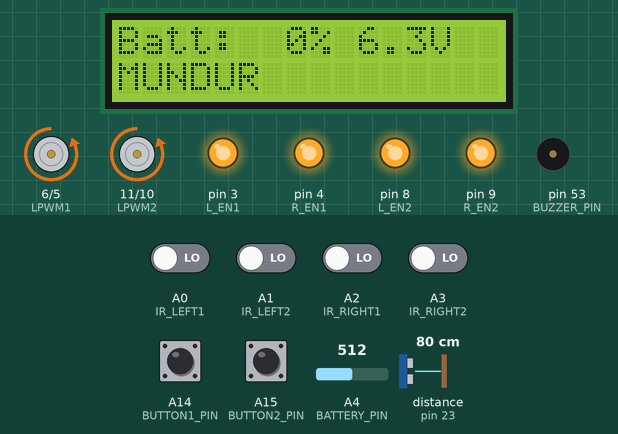
Bench run of a sketch on a simulated Arduino Mega 2560, built with avr-gcc and run on an emulated ATmega2560. Shown: 16×2 character LCD, motor-driver pin pairs drawn as motors (green arrow = first pin HIGH = forward, orange = second pin HIGH = backward, longer = more drive), output pins drawn as LEDs (lit = HIGH), buzzer (waves = sounding, pin HIGH). Wiring (inferred from the names in the program): ultrasonic range finder: trigger pin 22; echo pin 23. Inputs (shaded band) come from the test bench; at power-on: A14 (BUTTON1_PIN), A15 (BUTTON2_PIN) HIGH, A0 (IR_LEFT1), A1 (IR_LEFT2), A2 (IR_RIGHT1), A3 (IR_RIGHT2) LOW, distance to the obstacle (sensor on pin 23) 80 cm, A4 (BATTERY_PIN) = 512. The echo pulse lasts 58.3 µs per cm; pins used as bus, display or sensor lines are not drawn; what the sketch prints to the serial monitor is not drawn.

Above: at 1.2 s.
1.3 s: A0 (IR_LEFT1) driven HIGH
At 1.65 s:
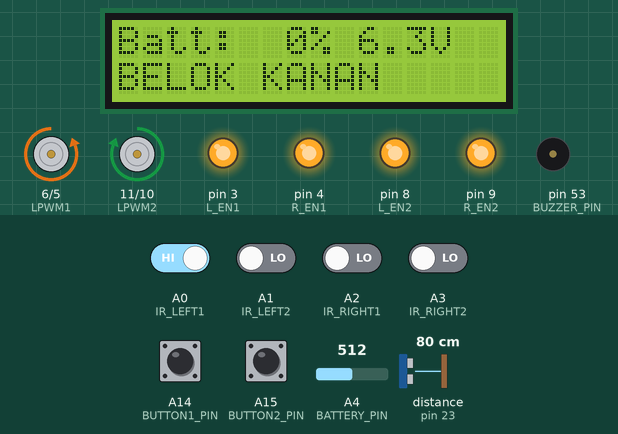
3.8 s: distance to the obstacle (sensor on pin 23) set to 23 cm
5.3 s: distance to the obstacle (sensor on pin 23) set to 19 cm
At 7.1 s:
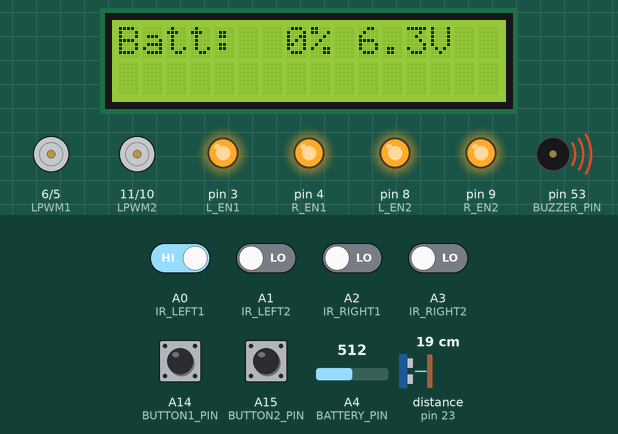
7.4 s: A4 (BATTERY_PIN) set to 716
At 8.0 s:
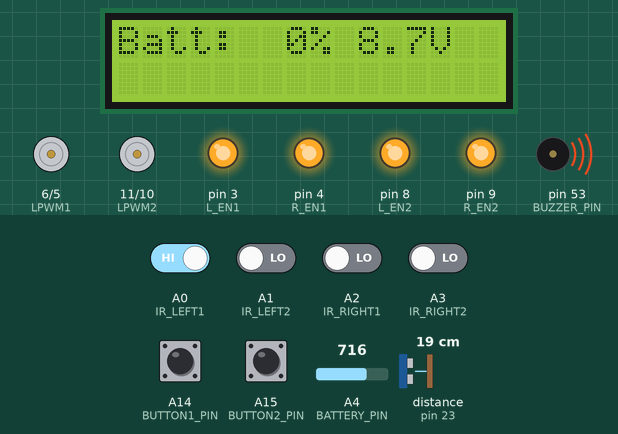
9.0 s: A4 (BATTERY_PIN) set to 900
At 10.2 s:
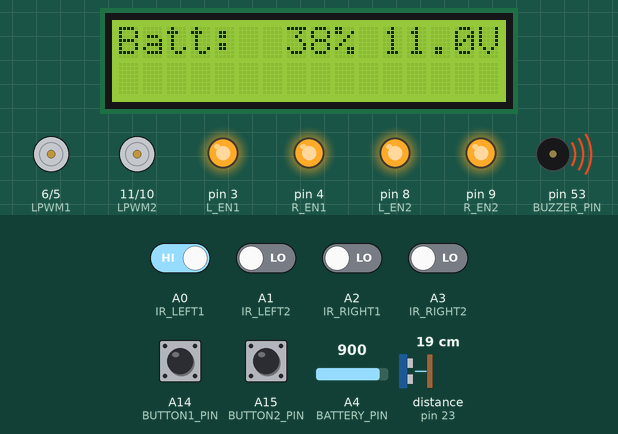
10.7 s: distance to the obstacle (sensor on pin 23) set to 250 cm
At 11.15 s:
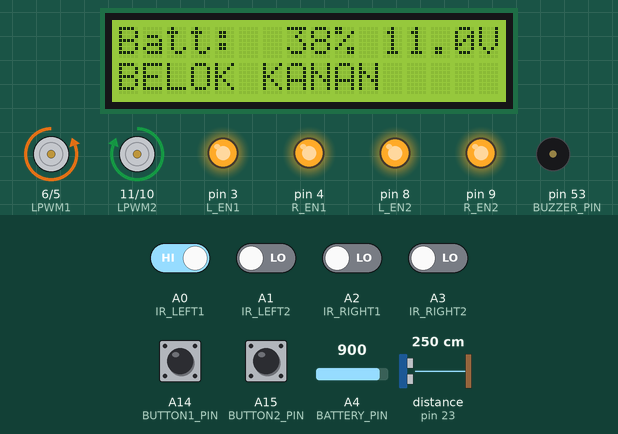
Timing chart, 0 to 13.4 s (numbered marks = the images above; inputs shaded):
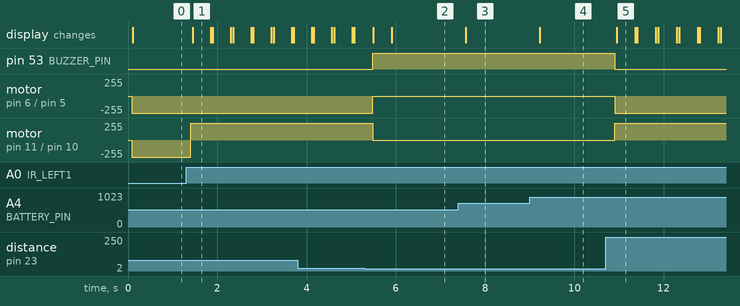

The sketch:

Line_Follower_Robot.ino
```cpp
#include <LiquidCrystal.h>

// Pin definitions for IR sensors
const int IR_LEFT1 = A0;
const int IR_LEFT2 = A1;
const int IR_RIGHT1 = A2;
const int IR_RIGHT2 = A3;

// Pin definitions for motor drivers
const int RPWM1 = 5;
const int LPWM1 = 6;
const int RPWM2 = 10;
const int LPWM2 = 11;

const int L_EN1 = 3; // Enable pin for left motor driver 1
const int R_EN1 = 4; // Enable pin for right motor driver 1
const int L_EN2 = 8; // Enable pin for left motor driver 2
const int R_EN2 = 9; // Enable pin for right motor driver 2

// Pin definitions for ultrasonic sensor
const int TRIG_PIN = 22;
const int ECHO_PIN = 23;

// LCD pin definitions
const int LCD_RS = 14;
const int LCD_E = 15;
const int LCD_D4 = 16;
const int LCD_D5 = 17;
const int LCD_D6 = 18;
const int LCD_D7 = 19;

// Battery voltage pin
const int BATTERY_PIN = A4;

// Pin definition for buzzer
const int BUZZER_PIN = 53; // You can change this pin as needed

// Pin definitions for push buttons
const int BUTTON1_PIN = A14;
const int BUTTON2_PIN = A15;

// Threshold distance for obstacle detection (in centimeters)
const int DIST_THRESHOLD = 20;
const int BUZZER_DISTANCE_THRESHOLD = 20; // Distance threshold for buzzer

// Define min and max battery voltage (in volts)
const float MIN_BATTERY_VOLTAGE = 10.0;  // Example min voltage for a 12V battery
const float MAX_BATTERY_VOLTAGE = 12.6; // Example max voltage for a fully charged 12V battery

LiquidCrystal lcd(LCD_RS, LCD_E, LCD_D4, LCD_D5, LCD_D6, LCD_D7);

// Variable to track the motor state
bool isStopped = false;
bool button1Pressed = false;
bool button2Pressed = false;
int currentMode = 0; // 0: Normal, 1: Reversed


void setup() {
  // Initialize sensor pins
  pinMode(IR_LEFT1, INPUT);
  pinMode(IR_LEFT2, INPUT);
  pinMode(IR_RIGHT1, INPUT);
  pinMode(IR_RIGHT2, INPUT);

  // Initialize motor driver pins
  pinMode(RPWM1, OUTPUT);
  pinMode(LPWM1, OUTPUT);
  pinMode(RPWM2, OUTPUT);
  pinMode(LPWM2, OUTPUT);
  pinMode(L_EN1, OUTPUT);
  pinMode(R_EN1, OUTPUT);
  pinMode(L_EN2, OUTPUT);
  pinMode(R_EN2, OUTPUT);

  // Initialize ultrasonic sensor pins
  pinMode(TRIG_PIN, OUTPUT);
  pinMode(ECHO_PIN, INPUT);

  // Initialize buzzer pin
  pinMode(BUZZER_PIN, OUTPUT);

  // Initialize button pins
  pinMode(BUTTON1_PIN, INPUT_PULLUP);
  pinMode(BUTTON2_PIN, INPUT_PULLUP);

  // Enable motor drivers
  digitalWrite(L_EN1, HIGH);
  digitalWrite(R_EN1, HIGH);
  digitalWrite(L_EN2, HIGH);
  digitalWrite(R_EN2, HIGH);

  // Initialize LCD
  lcd.begin(16, 2);
  lcd.print("Batt: ");

  Serial.begin(9600);
}

void loop() {
  // Check for button presses
  if (digitalRead(BUTTON1_PIN) == HIGH && !button1Pressed) {
    button1Pressed = true;
    button2Pressed = false;
    currentMode = 0;
  } else if (digitalRead(BUTTON2_PIN) == HIGH && !button2Pressed) {
    button2Pressed = true;
    button1Pressed = false;
    currentMode = 1;
  }

  if (currentMode == 0) {
    performNormalMovement();
  } else if (currentMode == 1) {
    // Implementasi mode mundur (reversed) bisa ditambahkan di sini jika diperlukan
  }

  delay(200); // Debounce delay
}

void performNormalMovement() {
  // Read IR sensors
  int left1 = digitalRead(IR_LEFT1); // Dalam
  int left2 = digitalRead(IR_LEFT2); // Luar
  int right1 = digitalRead(IR_RIGHT1); // Dalam
  int right2 = digitalRead(IR_RIGHT2); // Luar

  // Read distance from ultrasonic sensor
  long distance = getDistance();

  // Read battery voltage and calculate percentage
  float batteryVoltage = analogRead(BATTERY_PIN) * (5.0 / 1023.0) * ((15.0 + 10.0) / 10.0); // Apply voltage divider ratio
  int batteryPercentage = map(batteryVoltage * 100, MIN_BATTERY_VOLTAGE * 100, MAX_BATTERY_VOLTAGE * 100, 0, 100);
  batteryPercentage = constrain(batteryPercentage, 0, 100);

  // Update LCD with battery percentage and voltage
  lcd.setCursor(0, 1);
  lcd.print("                "); // Clear the previous value
  lcd.setCursor(7, 0);
  lcd.print(batteryPercentage);
  lcd.print("% ");
  lcd.print(batteryVoltage, 1); // Print voltage with 1 decimal place
  lcd.print("V   ");

  // Debugging - print sensor values
  Serial.print("Left1: ");
  Serial.print(left1);
  Serial.print(" Left2: ");
  Serial.print(left2);
  Serial.print(" Right1: ");
  Serial.print(right1);
  Serial.print(" Right2: ");
  Serial.print(right2);
  Serial.print(" Distance: ");
  Serial.print(distance);
  Serial.print(" cm ");
  Serial.print(" Battery: ");
  Serial.print(batteryPercentage);
  Serial.print("% ");
  Serial.print(batteryVoltage, 1);
  Serial.println("V");

  // Activate buzzer if an object is detected within the buzzer distance threshold
  if (distance <= BUZZER_DISTANCE_THRESHOLD) {
    digitalWrite(BUZZER_PIN, HIGH);
  } else {
    digitalWrite(BUZZER_PIN, LOW);
  }

  // Stop motors if an obstacle is detected
  if (distance <= DIST_THRESHOLD) {
    if (!isStopped) {
      stopMotors();
      isStopped = true;
      lcd.setCursor(0, 1);
      lcd.print("BERHENTI        ");
    }
  } else {
    isStopped = false; // Reset the stopped state when moving
    // Line following logic
    if (left1 == HIGH && right1 == HIGH) {
      // All sensors on line, move forward
      maju();
      lcd.setCursor(0, 1);
      lcd.print("MAJU       ");
    } else if (left1 == HIGH && right1 == LOW) {
      kanan();
      lcd.setCursor(0, 1);
      lcd.print("BELOK KANAN");
    } else if (left1 == LOW && right1 == HIGH) {
      kiri();
      lcd.setCursor(0, 1);
      lcd.print("BELOK KIRI      ");
    } else if (left1 == LOW && right1 == LOW) {
      mundur();
      lcd.setCursor(0, 1);
      lcd.print("MUNDUR      ");
    } else if (left2 == HIGH && left1 == HIGH && right1 == LOW && right2 == LOW) {
      // BELOK KIRI
      kiriTajam();
      lcd.setCursor(0, 1);
      lcd.print("KIRI TAJAM  ");
    } else if (left2 == LOW && left1 == LOW && right1 == HIGH && right2 == HIGH) {
      // BELOK KANAN
      kananTajam();
      lcd.setCursor(0, 1);
      lcd.print("KANAN TAJAM    ");
    } else if (left1 == LOW && left2 == LOW && right1 == LOW && right2 == LOW) {
      // MUNDUR CEPAT
      mundurCepat();
      lcd.setCursor(0, 1);
      lcd.print("MUNDUR CEPAT    ");
    } else {
      // Default action, stop
      stopMotors();
      lcd.setCursor(0, 1);
      lcd.print("BERHENTI        ");
    }
  }
}

long getDistance() {
  // Send a 10us pulse to trigger the ultrasonic sensor
  digitalWrite(TRIG_PIN, LOW);
  delayMicroseconds(2);
  digitalWrite(TRIG_PIN, HIGH);
  delayMicroseconds(10);
  digitalWrite(TRIG_PIN, LOW);

  // Read the echo pin
  long duration = pulseIn(ECHO_PIN, HIGH);

  // Calculate the distance (in cm)
  long distance = (duration / 2) / 29.1;

  return distance;
}

void maju() {
  analogWrite(RPWM1, 0);   // maju  M1
  analogWrite(LPWM1, 255); // maju  M1
  analogWrite(RPWM2, 0);   // maju  M2
  analogWrite(LPWM2, 255); // maju  M2
  Serial.println("Motor bergerak maju");
}

void kanan() {
  analogWrite(RPWM1, 255);   // mundur  M1
  analogWrite(LPWM1, 0); // berhenti M1
  analogWrite(RPWM2, 0);   // maju  M2
  analogWrite(LPWM2, 255); // maju  M2
  Serial.println("Motor berbelok sedikit ke kanan");
}

void kiri() {
  analogWrite(RPWM1, 0);   // maju  M1
  analogWrite(LPWM1, 255); // maju  M1
  analogWrite(RPWM2, 255);   // mundur  M2
  analogWrite(LPWM2, 0); // berhenti M2
  Serial.println("Motor berbelok sedikit ke kiri");
}

void mundur() {
  analogWrite(RPWM1, 255);   // mundur  M1
  analogWrite(LPWM1, 0); // berhenti M1
  analogWrite(RPWM2, 255);   // mundur  M2
  analogWrite(LPWM2, 0); // berhenti M2
  Serial.println("Motor bergerak mundur");
}

void kananTajam() {
  analogWrite(RPWM1, 255);   // mundur  M1
  analogWrite(LPWM1, 0); // berhenti M1
  analogWrite(RPWM2, 0);   // maju  M2
  analogWrite(LPWM2, 255); // maju  M2
  Serial.println("Motor berbelok tajam ke kanan");
}

void kiriTajam() {
  analogWrite(RPWM1, 0);   // maju  M1
  analogWrite(LPWM1, 255); // maju  M1
  analogWrite(RPWM2, 255);   // mundur  M2
  analogWrite(LPWM2, 0); // berhenti M2
  Serial.println("Motor berbelok tajam ke kiri");
}

void mundurCepat() {
  analogWrite(RPWM1, 255);   // mundur  M1
  analogWrite(LPWM1, 0); // berhenti M1
  analogWrite(RPWM2, 255);   // mundur  M2
  analogWrite(LPWM2, 0); // berhenti M2
  Serial.println("Motor bergerak mundur cepat");
}

void stopMotors() {
  analogWrite(RPWM1, 0);   // berhenti M1
  analogWrite(LPWM1, 0); // berhenti M1
  analogWrite(RPWM2, 0);   // berhenti M2
  analogWrite(LPWM2, 0); // berhenti M2
  Serial.println("Motor berhenti");
}
```

Measured:
- the behaviour switches between 21 and 20 cm on distance to the obstacle (sensor on pin 23) (found by bisection; images 1 and 2)
- after the input at 1.3 s, motor on pin 11 (LPWM2) / pin 10 (RPWM2): backward 255/255 → forward 255/255 after 0.11 s; the display: changes after 0.15 s (image 1)
- after the input at 5.3 s, pin 53 (BUZZER_PIN): LOW → HIGH after 0.18 s; motor on pin 6 (LPWM1) / pin 5 (RPWM1): backward 255/255 → stopped after 0.18 s; motor on pin 11 (LPWM2) / pin 10 (RPWM2): forward 255/255 → stopped after 0.18 s; the display: first changes after 0.20 s (image 2 shows a later state)
- after the input at 7.4 s, the display: changes after 0.17 s (image 3)
- after the input at 9.0 s, the display: changes after 0.23 s (image 4)
- after the input at 10.7 s, pin 53 (BUZZER_PIN): HIGH → LOW after 0.21 s; motor on pin 6 (LPWM1) / pin 5 (RPWM1): stopped → backward 255/255 after 0.21 s; motor on pin 11 (LPWM2) / pin 10 (RPWM2): stopped → forward 255/255 after 0.21 s; the display: changes after 0.25 s (image 5)
- what the display in image 1 shows lasts 0.5 s, from 1.4 s to 1.9 s
